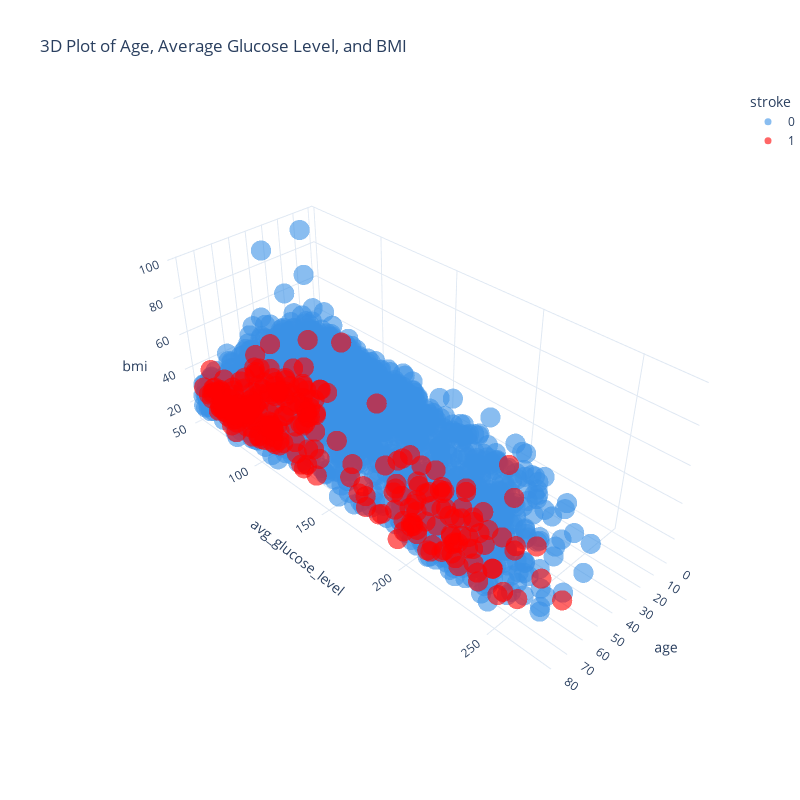

Notebook code cell kept with this figure:
### Markdown cell above
[Credits to Frank Mollard on Kaggle for 3D Modelling function](https://www.kaggle.com/code/frankmollard/develop-a-stroke-risk-web-app-using-streamlit)

### Code cell
import plotly.graph_objects as go

def plot3d(df, cls: list, c: str, X: str, Y: str, Z: str, title):
    
    """
    Function to plot 3 dimensions, colored by category (c)
    
    df=pd.DataFrame
    cls=colors for no-stroke and stroke
    c=category to separate by color 
    X=X dimension
    Y=Y dimension
    Z=Z dimension
    title=title of the plot
    """
    
    fig = go.Figure()

    for i in range(len(df["%s" % (c)].unique())):
        fig.add_trace(
            go.Scatter3d(
                x=df.loc[df["%s" % (c)] == i, X], 
                y=df.loc[df["%s" % (c)] == i, Y], 
                z=df.loc[df["%s" % (c)] == i, Z],
                mode='markers',
                marker=dict(
                    size=7,
                    color=cls[i],            
                    opacity=0.6
                ), name = i,
                 hovertemplate = 
                    f"<i>{X}</i>: " +"%{x} <br>"+
                    f"<i>{Y}</i>: " +"%{y} <br>"+
                    f"<i>{Z}</i>: " +"%{z}"
            )
        )
        fig.update_layout(
            hoverlabel=dict(font=dict(color='white'))   
        )
    fig.update_layout(
        title=title,
        template="plotly_white",
        margin=dict(l=65, r=20, b=0, t=10),
        width=800,
        height=800,
        scene=dict(
                xaxis_title=X,
                yaxis_title=Y,
                zaxis_title=Z,
                camera={
                    "eye": {"x": 2, "y": 2, "z": 2}
                }
            ),
        title_y=0.95,
        legend=dict(yanchor="top", y=0.9, xanchor="left", x=0.99, title="%s" % (c))
    )

    fig.show()
    
plot3d(df, ["#3a91e6", "red"], "stroke",
       "age", "avg_glucose_level", "bmi", 
       "3D Plot of Age, Average Glucose Level, and BMI"
      )

### Figure 1 — Plotly figure (JSON) as saved in the notebook; plotly's stock layout.template omitted (floating-point values rounded to 4 significant figures; data arrays with more than 128 entries replaced by an {"elided": "..."} marker saying what was removed)
{"data": [{"hovertemplate": "<i>age</i>: %{x} <br><i>avg_glucose_level</i>: %{y} <br><i>bmi</i>: %{z}", "marker": {"color": "#3a91e6", "opacity": 0.6, "size": 7}, "mode": "markers", "name": "0", "type": "scatter3d", "x": {"elided": "4860 int values"}, "y": {"elided": "4860 float values"}, "z": {"elided": "4860 float values"}}, {"hovertemplate": "<i>age</i>: %{x} <br><i>avg_glucose_level</i>: %{y} <br><i>bmi</i>: %{z}", "marker": {"color": "red", "opacity": 0.6, "size": 7}, "mode": "markers", "name": "1", "type": "scatter3d", "x": {"elided": "249 int values"}, "y": {"elided": "249 float values"}, "z": {"elided": "249 float values"}}], "layout": {"height": 800, "hoverlabel": {"font": {"color": "white"}}, "legend": {"title": {"text": "stroke"}, "x": 0.99, "xanchor": "left", "y": 0.9, "yanchor": "top"}, "margin": {"b": 0, "l": 65, "r": 20, "t": 10}, "scene": {"camera": {"eye": {"x": 2, "y": 2, "z": 2}}, "xaxis": {"title": {"text": "age"}}, "yaxis": {"title": {"text": "avg_glucose_level"}}, "zaxis": {"title": {"text": "bmi"}}}, "title": {"text": "3D Plot of Age, Average Glucose Level, and BMI", "y": 0.95}, "width": 800}}
